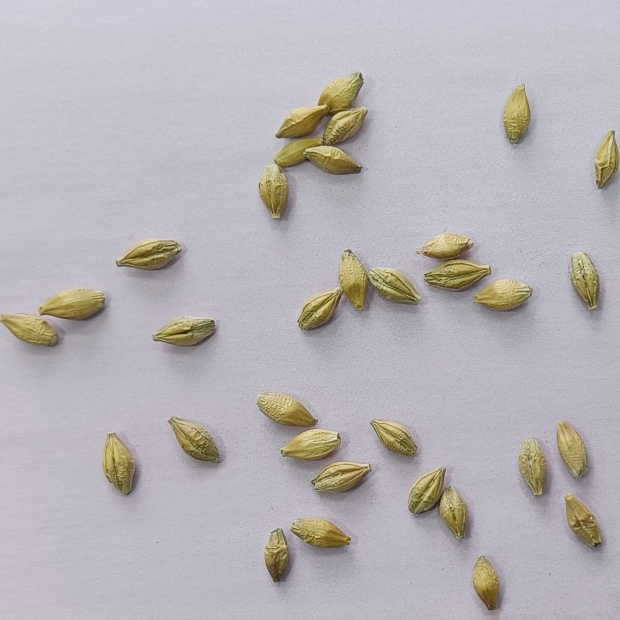
#> input picture images/CORN_WHITE.jpg, 1240 x 1240 px, found by its file name (shown at 1/2 size)
$ python resize.py
#> lines starting #> are read from the running program, lines starting #| are printed output that depends on the picture
import cv2
import numpy as np


classic_img = cv2.imread("images\CORN_WHITE.jpg", cv2.IMREAD_GRAYSCALE)
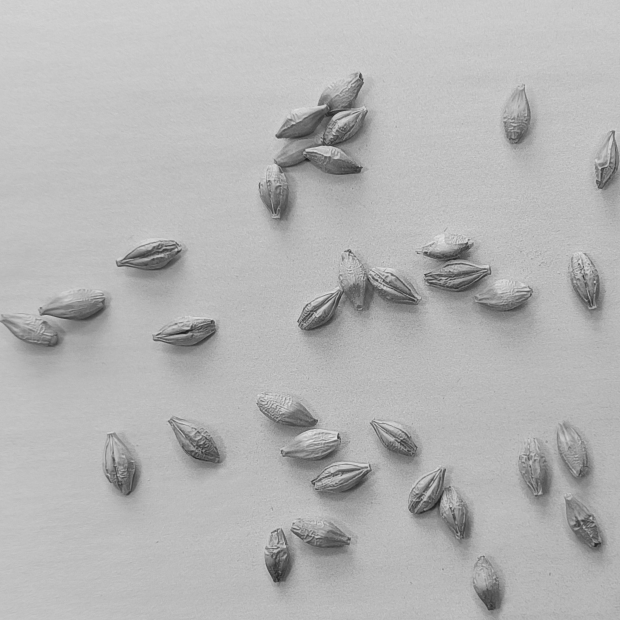
#> classic_img: shape (1240, 1240) (shown at 1/2 size); min 23, max 234, mean 180.5


if classic_img is None:
    print("")
    exit()


resize_img = cv2.resize(classic_img, (500, 500))
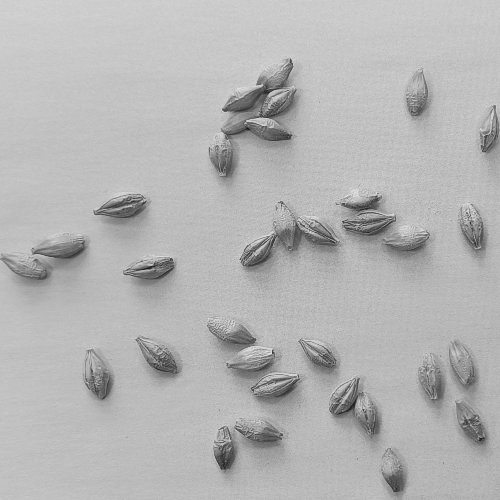
#> resize_img: shape (500, 500); min 26, max 228, mean 180.4

cv2.imshow('Resized Image', resize_img)
cv2.waitKey(0)
cv2.destroyAllWindows()
